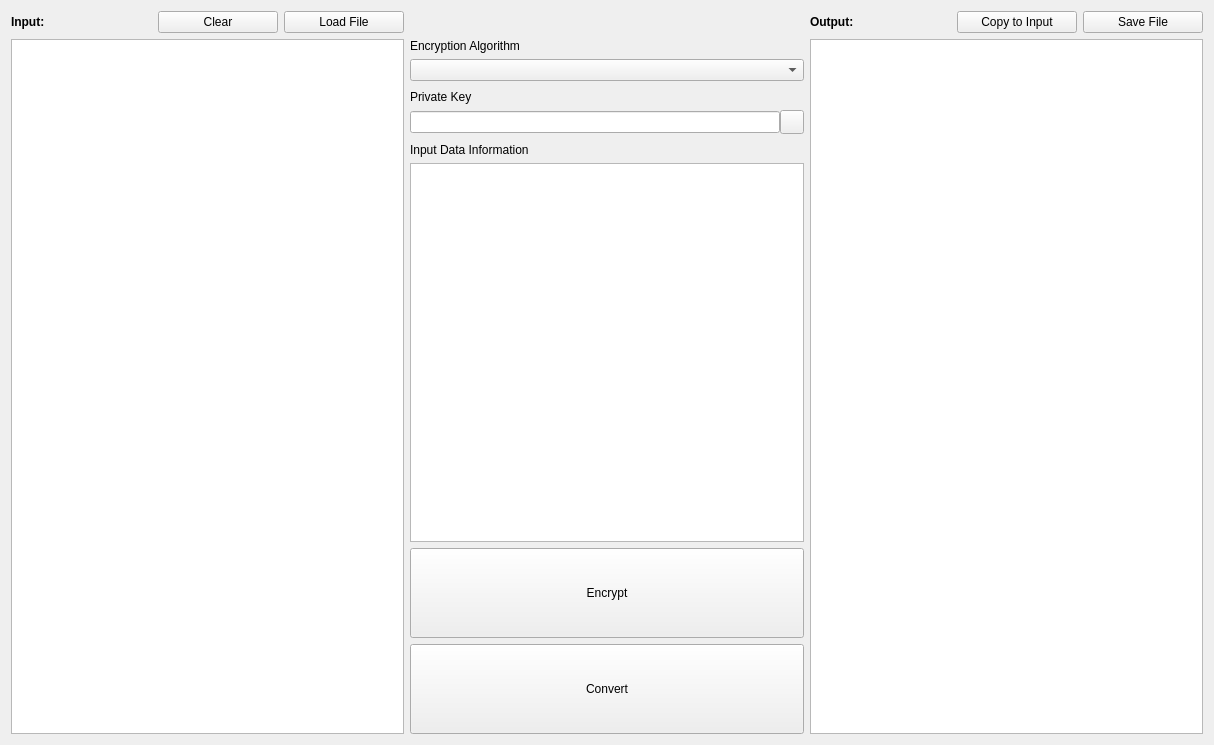
<?xml version="1.0" encoding="UTF-8"?>
<ui version="4.0">
 <class>Cryptoverter</class>
 <widget class="QWidget" name="Cryptoverter">
  <property name="enabled">
   <bool>true</bool>
  </property>
  <property name="geometry">
   <rect>
    <x>0</x>
    <y>0</y>
    <width>1214</width>
    <height>745</height>
   </rect>
  </property>
  <property name="windowTitle">
   <string>Cryptoverter</string>
  </property>
  <layout class="QGridLayout" name="gridLayout">
   <item row="1" column="1">
    <layout class="QVBoxLayout" name="verticalLayout_2">
     <item>
      <widget class="QLabel" name="label_5">
       <property name="text">
        <string>Encryption Algorithm</string>
       </property>
      </widget>
     </item>
     <item>
      <widget class="QComboBox" name="comboBoxAlgorithm">
       <property name="enabled">
        <bool>true</bool>
       </property>
       <property name="layoutDirection">
        <enum>Qt::LeftToRight</enum>
       </property>
       <property name="editable">
        <bool>false</bool>
       </property>
      </widget>
     </item>
     <item>
      <spacer name="verticalSpacer">
       <property name="orientation">
        <enum>Qt::Vertical</enum>
       </property>
       <property name="sizeType">
        <enum>QSizePolicy::Maximum</enum>
       </property>
       <property name="sizeHint" stdset="0">
        <size>
         <width>20</width>
         <height>3</height>
        </size>
       </property>
      </spacer>
     </item>
     <item>
      <widget class="QLabel" name="label_4">
       <property name="text">
        <string>Private Key</string>
       </property>
      </widget>
     </item>
     <item>
      <layout class="QHBoxLayout" name="horizontalLayout_4" stretch="0,0">
       <property name="spacing">
        <number>0</number>
       </property>
       <property name="sizeConstraint">
        <enum>QLayout::SetDefaultConstraint</enum>
       </property>
       <item>
        <widget class="QLineEdit" name="lineEditPrivateKey">
         <property name="sizePolicy">
          <sizepolicy hsizetype="Minimum" vsizetype="Fixed">
           <horstretch>0</horstretch>
           <verstretch>0</verstretch>
          </sizepolicy>
         </property>
         <property name="minimumSize">
          <size>
           <width>0</width>
           <height>0</height>
          </size>
         </property>
         <property name="maximumSize">
          <size>
           <width>16777215</width>
           <height>22</height>
          </size>
         </property>
         <property name="baseSize">
          <size>
           <width>0</width>
           <height>20</height>
          </size>
         </property>
         <property name="echoMode">
          <enum>QLineEdit::Password</enum>
         </property>
        </widget>
       </item>
       <item>
        <widget class="QToolButton" name="buttonPrivateKey">
         <property name="minimumSize">
          <size>
           <width>24</width>
           <height>24</height>
          </size>
         </property>
         <property name="maximumSize">
          <size>
           <width>24</width>
           <height>24</height>
          </size>
         </property>
         <property name="text">
          <string/>
         </property>
        </widget>
       </item>
      </layout>
     </item>
     <item>
      <spacer name="verticalSpacer_2">
       <property name="orientation">
        <enum>Qt::Vertical</enum>
       </property>
       <property name="sizeType">
        <enum>QSizePolicy::Maximum</enum>
       </property>
       <property name="sizeHint" stdset="0">
        <size>
         <width>20</width>
         <height>3</height>
        </size>
       </property>
      </spacer>
     </item>
     <item>
      <widget class="QLabel" name="label_3">
       <property name="text">
        <string>Input Data Information</string>
       </property>
      </widget>
     </item>
     <item>
      <widget class="QPlainTextEdit" name="plainTextDataInfo">
       <property name="enabled">
        <bool>true</bool>
       </property>
       <property name="font">
        <font>
         <family>Consolas</family>
         <pointsize>10</pointsize>
        </font>
       </property>
       <property name="focusPolicy">
        <enum>Qt::NoFocus</enum>
       </property>
       <property name="acceptDrops">
        <bool>false</bool>
       </property>
       <property name="autoFillBackground">
        <bool>true</bool>
       </property>
       <property name="verticalScrollBarPolicy">
        <enum>Qt::ScrollBarAlwaysOff</enum>
       </property>
       <property name="horizontalScrollBarPolicy">
        <enum>Qt::ScrollBarAlwaysOff</enum>
       </property>
       <property name="undoRedoEnabled">
        <bool>false</bool>
       </property>
       <property name="readOnly">
        <bool>true</bool>
       </property>
       <property name="backgroundVisible">
        <bool>false</bool>
       </property>
      </widget>
     </item>
     <item>
      <spacer name="verticalSpacer_3">
       <property name="orientation">
        <enum>Qt::Vertical</enum>
       </property>
       <property name="sizeType">
        <enum>QSizePolicy::Maximum</enum>
       </property>
       <property name="sizeHint" stdset="0">
        <size>
         <width>20</width>
         <height>0</height>
        </size>
       </property>
      </spacer>
     </item>
     <item>
      <widget class="QToolButton" name="buttonDirection">
       <property name="sizePolicy">
        <sizepolicy hsizetype="Minimum" vsizetype="Fixed">
         <horstretch>0</horstretch>
         <verstretch>0</verstretch>
        </sizepolicy>
       </property>
       <property name="minimumSize">
        <size>
         <width>0</width>
         <height>90</height>
        </size>
       </property>
       <property name="text">
        <string>Encrypt</string>
       </property>
      </widget>
     </item>
     <item>
      <widget class="QToolButton" name="buttonConvert">
       <property name="sizePolicy">
        <sizepolicy hsizetype="Minimum" vsizetype="Fixed">
         <horstretch>0</horstretch>
         <verstretch>0</verstretch>
        </sizepolicy>
       </property>
       <property name="minimumSize">
        <size>
         <width>0</width>
         <height>90</height>
        </size>
       </property>
       <property name="text">
        <string>Convert</string>
       </property>
      </widget>
     </item>
    </layout>
   </item>
   <item row="0" column="0">
    <layout class="QHBoxLayout" name="horizontalLayout">
     <item>
      <widget class="QLabel" name="label_2">
       <property name="font">
        <font>
         <weight>75</weight>
         <bold>true</bold>
        </font>
       </property>
       <property name="text">
        <string>Input:</string>
       </property>
      </widget>
     </item>
     <item>
      <widget class="QPushButton" name="buttonClear">
       <property name="maximumSize">
        <size>
         <width>120</width>
         <height>16777215</height>
        </size>
       </property>
       <property name="text">
        <string>Clear</string>
       </property>
      </widget>
     </item>
     <item>
      <widget class="QPushButton" name="buttonLoadFile">
       <property name="maximumSize">
        <size>
         <width>120</width>
         <height>16777215</height>
        </size>
       </property>
       <property name="text">
        <string>Load File</string>
       </property>
      </widget>
     </item>
    </layout>
   </item>
   <item row="1" column="4">
    <widget class="QPlainTextEdit" name="plainTextOutput">
     <property name="sizePolicy">
      <sizepolicy hsizetype="Expanding" vsizetype="Minimum">
       <horstretch>0</horstretch>
       <verstretch>0</verstretch>
      </sizepolicy>
     </property>
     <property name="minimumSize">
      <size>
       <width>350</width>
       <height>0</height>
      </size>
     </property>
     <property name="focusPolicy">
      <enum>Qt::ClickFocus</enum>
     </property>
     <property name="readOnly">
      <bool>true</bool>
     </property>
    </widget>
   </item>
   <item row="0" column="4">
    <layout class="QHBoxLayout" name="horizontalLayout_3">
     <item>
      <widget class="QLabel" name="label">
       <property name="font">
        <font>
         <weight>75</weight>
         <bold>true</bold>
        </font>
       </property>
       <property name="text">
        <string>Output:</string>
       </property>
      </widget>
     </item>
     <item>
      <widget class="QPushButton" name="buttonCopy">
       <property name="maximumSize">
        <size>
         <width>120</width>
         <height>16777215</height>
        </size>
       </property>
       <property name="text">
        <string>Copy to Input</string>
       </property>
      </widget>
     </item>
     <item>
      <widget class="QPushButton" name="buttonSaveFile">
       <property name="maximumSize">
        <size>
         <width>120</width>
         <height>16777215</height>
        </size>
       </property>
       <property name="text">
        <string>Save File</string>
       </property>
      </widget>
     </item>
    </layout>
   </item>
   <item row="1" column="0">
    <widget class="QPlainTextEdit" name="plainTextInput">
     <property name="minimumSize">
      <size>
       <width>350</width>
       <height>0</height>
      </size>
     </property>
    </widget>
   </item>
  </layout>
 </widget>
 <resources/>
 <connections/>
</ui>
